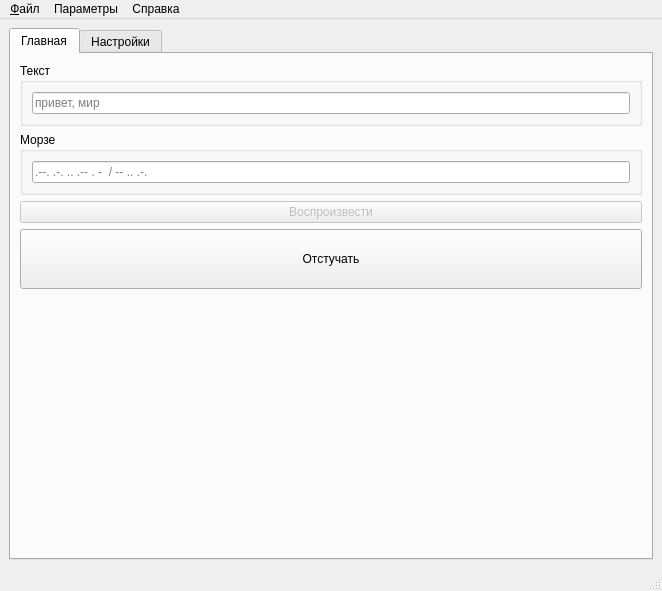
<?xml version="1.0" encoding="UTF-8"?>
<ui version="4.0">
 <class>MainWindow</class>
 <widget class="QMainWindow" name="MainWindow">
  <property name="geometry">
   <rect>
    <x>0</x>
    <y>0</y>
    <width>662</width>
    <height>591</height>
   </rect>
  </property>
  <property name="windowTitle">
   <string>Morse Translator</string>
  </property>
  <property name="windowIcon">
   <iconset resource="morse_resources.qrc">
    <normaloff>:/img/ico/morse_window.png</normaloff>:/img/ico/morse_window.png</iconset>
  </property>
  <widget class="QWidget" name="centralwidget">
   <layout class="QVBoxLayout" name="verticalLayout">
    <item>
     <widget class="QTabWidget" name="tabWidget">
      <property name="currentIndex">
       <number>0</number>
      </property>
      <property name="documentMode">
       <bool>false</bool>
      </property>
      <widget class="QWidget" name="tab_main">
       <attribute name="title">
        <string>Главная</string>
       </attribute>
       <layout class="QVBoxLayout" name="verticalLayout_4">
        <item>
         <widget class="QGroupBox" name="groupBox_inMorse">
          <property name="sizePolicy">
           <sizepolicy hsizetype="Minimum" vsizetype="Minimum">
            <horstretch>0</horstretch>
            <verstretch>0</verstretch>
           </sizepolicy>
          </property>
          <property name="title">
           <string>Текст</string>
          </property>
          <layout class="QVBoxLayout" name="verticalLayout_3">
           <item>
            <widget class="QLineEdit" name="lineEdit_Text">
             <property name="dragEnabled">
              <bool>true</bool>
             </property>
             <property name="placeholderText">
              <string>привет, мир</string>
             </property>
             <property name="clearButtonEnabled">
              <bool>true</bool>
             </property>
            </widget>
           </item>
          </layout>
         </widget>
        </item>
        <item>
         <widget class="QGroupBox" name="groupBox_fromMorse">
          <property name="title">
           <string>Морзе</string>
          </property>
          <layout class="QVBoxLayout" name="verticalLayout_2">
           <item>
            <widget class="QLineEdit" name="lineEdit_Morse">
             <property name="autoFillBackground">
              <bool>false</bool>
             </property>
             <property name="inputMask">
              <string/>
             </property>
             <property name="text">
              <string/>
             </property>
             <property name="echoMode">
              <enum>QLineEdit::Normal</enum>
             </property>
             <property name="placeholderText">
              <string>.--. .-. .. .-- . -  / -- .. .-. </string>
             </property>
             <property name="cursorMoveStyle">
              <enum>Qt::LogicalMoveStyle</enum>
             </property>
             <property name="clearButtonEnabled">
              <bool>true</bool>
             </property>
            </widget>
           </item>
          </layout>
         </widget>
        </item>
        <item>
         <widget class="QPushButton" name="btn_Play">
          <property name="enabled">
           <bool>false</bool>
          </property>
          <property name="sizePolicy">
           <sizepolicy hsizetype="Preferred" vsizetype="Fixed">
            <horstretch>0</horstretch>
            <verstretch>0</verstretch>
           </sizepolicy>
          </property>
          <property name="text">
           <string>Воспроизвести</string>
          </property>
         </widget>
        </item>
        <item>
         <widget class="QPushButton" name="btn_Input">
          <property name="enabled">
           <bool>true</bool>
          </property>
          <property name="minimumSize">
           <size>
            <width>0</width>
            <height>60</height>
           </size>
          </property>
          <property name="text">
           <string>Отстучать</string>
          </property>
         </widget>
        </item>
        <item>
         <spacer name="verticalSpacer">
          <property name="orientation">
           <enum>Qt::Vertical</enum>
          </property>
          <property name="sizeHint" stdset="0">
           <size>
            <width>20</width>
            <height>40</height>
           </size>
          </property>
         </spacer>
        </item>
       </layout>
      </widget>
      <widget class="QWidget" name="tab_settings">
       <attribute name="title">
        <string>Настройки</string>
       </attribute>
       <layout class="QVBoxLayout" name="verticalLayout_5">
        <item>
         <widget class="QGroupBox" name="groupBox_timing">
          <property name="title">
           <string>Распознавание: время  до знака</string>
          </property>
          <layout class="QFormLayout" name="formLayout">
           <item row="0" column="0">
            <widget class="QLabel" name="label_dotDuration">
             <property name="text">
              <string>Точка</string>
             </property>
            </widget>
           </item>
           <item row="0" column="1">
            <widget class="QSpinBox" name="spinBox_dotDuration">
             <property name="minimum">
              <number>10</number>
             </property>
             <property name="maximum">
              <number>10000</number>
             </property>
             <property name="singleStep">
              <number>10</number>
             </property>
             <property name="value">
              <number>300</number>
             </property>
            </widget>
           </item>
           <item row="1" column="1">
            <widget class="QSpinBox" name="spinBox_spaceDuration">
             <property name="minimum">
              <number>10</number>
             </property>
             <property name="maximum">
              <number>10000</number>
             </property>
             <property name="singleStep">
              <number>10</number>
             </property>
             <property name="value">
              <number>500</number>
             </property>
            </widget>
           </item>
           <item row="1" column="0">
            <widget class="QLabel" name="label_spaceDuration">
             <property name="text">
              <string>Пробел</string>
             </property>
            </widget>
           </item>
           <item row="2" column="0">
            <widget class="QLabel" name="label_spaceDuration_2">
             <property name="text">
              <string>Разделитель</string>
             </property>
            </widget>
           </item>
           <item row="2" column="1">
            <widget class="QSpinBox" name="spinBox_separateDuration">
             <property name="minimum">
              <number>10</number>
             </property>
             <property name="maximum">
              <number>10000</number>
             </property>
             <property name="singleStep">
              <number>10</number>
             </property>
             <property name="value">
              <number>1000</number>
             </property>
            </widget>
           </item>
          </layout>
         </widget>
        </item>
        <item>
         <widget class="QGroupBox" name="groupBox_soundSettings">
          <property name="title">
           <string>Звук</string>
          </property>
          <layout class="QGridLayout" name="gridLayout">
           <item row="7" column="1">
            <widget class="QSpinBox" name="spinBox_soundSmoothStart">
             <property name="maximum">
              <number>1000</number>
             </property>
             <property name="singleStep">
              <number>10</number>
             </property>
            </widget>
           </item>
           <item row="1" column="3">
            <widget class="QLabel" name="label_soundMiddleDuration">
             <property name="text">
              <string>Средняя задержка</string>
             </property>
            </widget>
           </item>
           <item row="7" column="4">
            <widget class="QSpinBox" name="spinBox_soundMiddlePause">
             <property name="minimum">
              <number>1</number>
             </property>
             <property name="maximum">
              <number>10000</number>
             </property>
             <property name="singleStep">
              <number>1</number>
             </property>
             <property name="value">
              <number>250</number>
             </property>
            </widget>
           </item>
           <item row="10" column="1">
            <widget class="QSpinBox" name="spinBox_soundSmoothEnd">
             <property name="maximum">
              <number>1000</number>
             </property>
             <property name="singleStep">
              <number>10</number>
             </property>
            </widget>
           </item>
           <item row="1" column="1">
            <widget class="QSpinBox" name="spinBox_soundLevel">
             <property name="minimum">
              <number>-50</number>
             </property>
             <property name="maximum">
              <number>50</number>
             </property>
             <property name="singleStep">
              <number>5</number>
             </property>
            </widget>
           </item>
           <item row="7" column="3">
            <widget class="QLabel" name="label_soundMiddlePause">
             <property name="text">
              <string>Средняя пауза</string>
             </property>
            </widget>
           </item>
           <item row="0" column="1">
            <widget class="QSpinBox" name="spinBox_soundFrequency">
             <property name="minimum">
              <number>100</number>
             </property>
             <property name="maximum">
              <number>10000</number>
             </property>
             <property name="singleStep">
              <number>10</number>
             </property>
             <property name="value">
              <number>600</number>
             </property>
            </widget>
           </item>
           <item row="0" column="3">
            <widget class="QLabel" name="label_soundSmallDuration">
             <property name="text">
              <string>Маленькая задержка</string>
             </property>
            </widget>
           </item>
           <item row="10" column="4">
            <widget class="QSpinBox" name="spinBox_soundBigPause">
             <property name="minimum">
              <number>1</number>
             </property>
             <property name="maximum">
              <number>10000</number>
             </property>
             <property name="singleStep">
              <number>1</number>
             </property>
             <property name="value">
              <number>500</number>
             </property>
            </widget>
           </item>
           <item row="0" column="4">
            <widget class="QSpinBox" name="spinBox_soundSmallDuration">
             <property name="minimum">
              <number>1</number>
             </property>
             <property name="maximum">
              <number>10000</number>
             </property>
             <property name="singleStep">
              <number>1</number>
             </property>
             <property name="value">
              <number>100</number>
             </property>
            </widget>
           </item>
           <item row="1" column="0">
            <widget class="QLabel" name="label_soundLevel">
             <property name="text">
              <string>Громкость</string>
             </property>
            </widget>
           </item>
           <item row="3" column="4">
            <widget class="QSpinBox" name="spinBox_soundSmallPause">
             <property name="minimum">
              <number>1</number>
             </property>
             <property name="maximum">
              <number>10000</number>
             </property>
             <property name="singleStep">
              <number>1</number>
             </property>
             <property name="value">
              <number>50</number>
             </property>
            </widget>
           </item>
           <item row="0" column="2">
            <spacer name="horizontalSpacer">
             <property name="orientation">
              <enum>Qt::Horizontal</enum>
             </property>
             <property name="sizeHint" stdset="0">
              <size>
               <width>40</width>
               <height>20</height>
              </size>
             </property>
            </spacer>
           </item>
           <item row="1" column="4">
            <widget class="QSpinBox" name="spinBox_soundMiddleDuration">
             <property name="minimum">
              <number>1</number>
             </property>
             <property name="maximum">
              <number>10000</number>
             </property>
             <property name="singleStep">
              <number>1</number>
             </property>
             <property name="value">
              <number>300</number>
             </property>
            </widget>
           </item>
           <item row="10" column="3">
            <widget class="QLabel" name="label_soundBigPause">
             <property name="text">
              <string>Большая пауза</string>
             </property>
            </widget>
           </item>
           <item row="10" column="0">
            <widget class="QLabel" name="label_soundSmoothEnd">
             <property name="text">
              <string>Сглаживание в конце</string>
             </property>
            </widget>
           </item>
           <item row="2" column="0" colspan="5">
            <widget class="Line" name="line">
             <property name="orientation">
              <enum>Qt::Horizontal</enum>
             </property>
            </widget>
           </item>
           <item row="3" column="3">
            <widget class="QLabel" name="label_soundSmallPause">
             <property name="text">
              <string>Маленькая пауза</string>
             </property>
            </widget>
           </item>
           <item row="7" column="0">
            <widget class="QLabel" name="label_soundSmoothStart">
             <property name="text">
              <string>Сглаживание в начале</string>
             </property>
            </widget>
           </item>
           <item row="0" column="0">
            <widget class="QLabel" name="label_soundFrequency">
             <property name="text">
              <string>Частота</string>
             </property>
            </widget>
           </item>
          </layout>
         </widget>
        </item>
        <item>
         <widget class="QCheckBox" name="checkBox_denoteMessage">
          <property name="statusTip">
           <string>...- ...- ...- -...- сообщение -.-</string>
          </property>
          <property name="whatsThis">
           <string>...- ...- ...- -...- сообщение -.-</string>
          </property>
          <property name="text">
           <string>Обозначать морзе</string>
          </property>
          <property name="checked">
           <bool>true</bool>
          </property>
         </widget>
        </item>
        <item>
         <spacer name="verticalSpacer_2">
          <property name="orientation">
           <enum>Qt::Vertical</enum>
          </property>
          <property name="sizeHint" stdset="0">
           <size>
            <width>20</width>
            <height>40</height>
           </size>
          </property>
         </spacer>
        </item>
       </layout>
      </widget>
     </widget>
    </item>
   </layout>
  </widget>
  <widget class="QMenuBar" name="menubar">
   <property name="geometry">
    <rect>
     <x>0</x>
     <y>0</y>
     <width>662</width>
     <height>31</height>
    </rect>
   </property>
   <widget class="QMenu" name="menu_file">
    <property name="title">
     <string>&amp;Файл</string>
    </property>
    <addaction name="actionOpenMorse"/>
    <addaction name="actionOpenText"/>
    <addaction name="action_4"/>
    <addaction name="separator"/>
    <addaction name="actionExit"/>
   </widget>
   <widget class="QMenu" name="menu_options">
    <property name="title">
     <string>Параметры</string>
    </property>
    <addaction name="actionSoundOptions"/>
    <addaction name="actionAlphabetOptions"/>
    <addaction name="separator"/>
    <addaction name="action"/>
    <addaction name="action_2"/>
   </widget>
   <widget class="QMenu" name="menu_help">
    <property name="title">
     <string>Справка</string>
    </property>
    <addaction name="actionAbout"/>
   </widget>
   <addaction name="menu_file"/>
   <addaction name="menu_options"/>
   <addaction name="menu_help"/>
  </widget>
  <widget class="QStatusBar" name="statusbar"/>
  <action name="actionOpenMorse">
   <property name="enabled">
    <bool>false</bool>
   </property>
   <property name="text">
    <string>Открыть морзе</string>
   </property>
  </action>
  <action name="actionOpenText">
   <property name="enabled">
    <bool>false</bool>
   </property>
   <property name="text">
    <string>Открыть текст</string>
   </property>
  </action>
  <action name="actionExit">
   <property name="text">
    <string>Выйти</string>
   </property>
   <property name="shortcut">
    <string>Ctrl+Q</string>
   </property>
  </action>
  <action name="actionSoundOptions">
   <property name="checkable">
    <bool>false</bool>
   </property>
   <property name="enabled">
    <bool>false</bool>
   </property>
   <property name="text">
    <string>Звук</string>
   </property>
  </action>
  <action name="actionAlphabetOptions">
   <property name="enabled">
    <bool>false</bool>
   </property>
   <property name="text">
    <string>Алфовит</string>
   </property>
  </action>
  <action name="actionAbout">
   <property name="text">
    <string>О Morse Translator</string>
   </property>
  </action>
  <action name="action">
   <property name="enabled">
    <bool>false</bool>
   </property>
   <property name="text">
    <string>Увеличить шрифт</string>
   </property>
  </action>
  <action name="action_2">
   <property name="enabled">
    <bool>false</bool>
   </property>
   <property name="text">
    <string>Уменьшить шрифт</string>
   </property>
  </action>
  <action name="action_4">
   <property name="enabled">
    <bool>false</bool>
   </property>
   <property name="text">
    <string>Записать в аудио файл</string>
   </property>
  </action>
 </widget>
 <resources>
  <include location="morse_resources.qrc"/>
 </resources>
 <connections/>
</ui>
